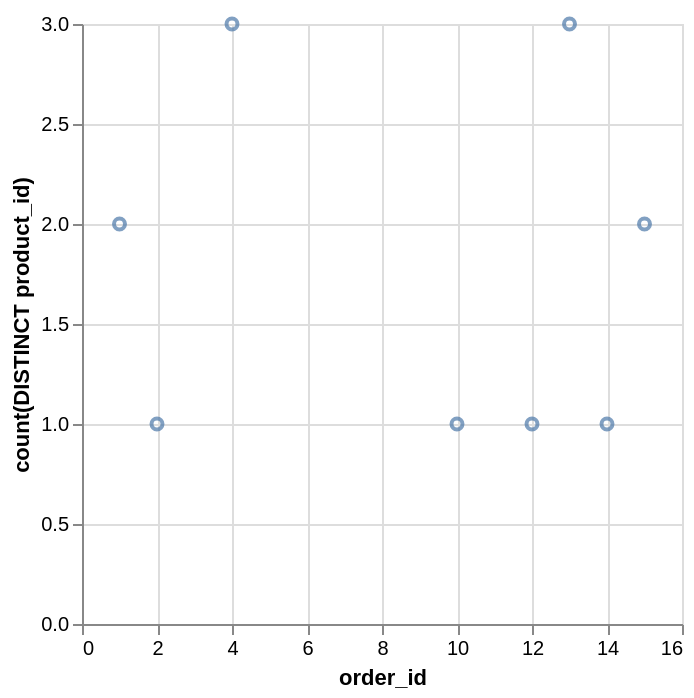

Vega-Lite specification stored for this chart:
### Vega-Lite specification from a JSON file in a GitHub repository (floating-point values rounded to 4 significant figures)
{"data": {"values": [{"x_data": 1, "y_data": 2}, {"x_data": 2, "y_data": 1}, {"x_data": 4, "y_data": 3}, {"x_data": 10, "y_data": 1}, {"x_data": 12, "y_data": 1}, {"x_data": 13, "y_data": 3}, {"x_data": 14, "y_data": 1}, {"x_data": 15, "y_data": 2}]}, "mark": "point", "encoding": {"x": {"field": "x_data", "type": "quantitative", "title": "order_id"}, "y": {"field": "y_data", "type": "quantitative", "title": "count(DISTINCT product_id)"}}}
